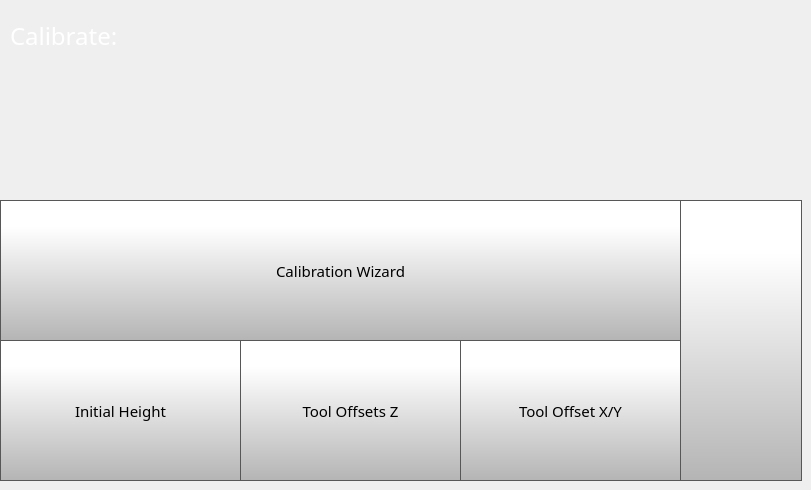
    <widget class="QWidget" name="calibratePage">
     <widget class="QLabel" name="calibrateLabel">
      <property name="geometry">
       <rect>
        <x>10</x>
        <y>20</y>
        <width>231</width>
        <height>31</height>
       </rect>
      </property>
      <property name="font">
       <font>
        <family>Gotham</family>
        <pointsize>18</pointsize>
        <weight>50</weight>
        <bold>false</bold>
       </font>
      </property>
      <property name="styleSheet">
       <string notr="true">color: rgb(255, 255, 255);</string>
      </property>
      <property name="text">
       <string>Calibrate:</string>
      </property>
     </widget>
     <widget class="QPushButton" name="calibrateBackButton">
      <property name="geometry">
       <rect>
        <x>680</x>
        <y>200</y>
        <width>122</width>
        <height>281</height>
       </rect>
      </property>
      <property name="minimumSize">
       <size>
        <width>0</width>
        <height>0</height>
       </size>
      </property>
      <property name="font">
       <font>
        <family>Gotham Light</family>
        <pointsize>9</pointsize>
       </font>
      </property>
      <property name="styleSheet">
       <string notr="true">QPushButton {
     border: 1px solid rgb(87, 87, 87);
	background-color: qlineargradient(spread:pad, x1:0, y1:1, x2:0, y2:0.188, stop:0 rgba(180, 180, 180, 255), stop:1 rgba(255, 255, 255, 255));


}

QPushButton:pressed {
    background-color: qlineargradient(x1: 0, y1: 0, x2: 0, y2: 1,
                                      stop: 0 #dadbde, stop: 1 #f6f7fa);
}

QPushButton:flat {
    border: none; /* no border for a flat push button */
}

QPushButton:default {
    border-color: navy; /* make the default button prominent */
}</string>
      </property>
      <property name="text">
       <string/>
      </property>
      <property name="icon">
       <iconset>
        <normaloff>templates/img/arrows-4.png</normaloff>templates/img/arrows-4.png</iconset>
      </property>
      <property name="iconSize">
       <size>
        <width>50</width>
        <height>50</height>
       </size>
      </property>
      <property name="checkable">
       <bool>false</bool>
      </property>
      <property name="autoDefault">
       <bool>false</bool>
      </property>
      <property name="default">
       <bool>false</bool>
      </property>
      <property name="flat">
       <bool>false</bool>
      </property>
     </widget>
     <widget class="QToolButton" name="calibrationWizardButton">
      <property name="geometry">
       <rect>
        <x>0</x>
        <y>200</y>
        <width>681</width>
        <height>141</height>
       </rect>
      </property>
      <property name="font">
       <font>
        <family>Gotham</family>
        <pointsize>11</pointsize>
       </font>
      </property>
      <property name="styleSheet">
       <string notr="true">QToolButton {
     border: 1px solid rgb(87, 87, 87);
	background-color: qlineargradient(spread:pad, x1:0, y1:1, x2:0, y2:0.188, stop:0 rgba(180, 180, 180, 255), stop:1 rgba(255, 255, 255, 255));


}

QToolButton:pressed {
    background-color: qlineargradient(x1: 0, y1: 0, x2: 0, y2: 1,
                                      stop: 0 #dadbde, stop: 1 #f6f7fa);
}

QToolButton:flat {
    border: none; /* no border for a flat push button */
}

QToolButton:default {
    border-color: navy; /* make the default button prominent */
}

QToolButton:focus {
	outline: none;
}</string>
      </property>
      <property name="text">
       <string>Calibration Wizard</string>
      </property>
      <property name="icon">
       <iconset>
        <normaloff>templates/img/magic-wand.png</normaloff>templates/img/magic-wand.png</iconset>
      </property>
      <property name="iconSize">
       <size>
        <width>60</width>
        <height>60</height>
       </size>
      </property>
      <property name="toolButtonStyle">
       <enum>Qt::ToolButtonTextUnderIcon</enum>
      </property>
     </widget>
     <widget class="QToolButton" name="toolOffsetXYButton">
      <property name="geometry">
       <rect>
        <x>460</x>
        <y>340</y>
        <width>221</width>
        <height>141</height>
       </rect>
      </property>
      <property name="font">
       <font>
        <family>Gotham</family>
        <pointsize>11</pointsize>
       </font>
      </property>
      <property name="styleSheet">
       <string notr="true">QToolButton {

     border: 1px solid rgb(87, 87, 87);
	background-color: qlineargradient(spread:pad, x1:0, y1:1, x2:0, y2:0.188, stop:0 rgba(180, 180, 180, 255), stop:1 rgba(255, 255, 255, 255));



}

QToolButton:pressed {
    background-color: qlineargradient(x1: 0, y1: 0, x2: 0, y2: 1,
                                      stop: 0 #dadbde, stop: 1 #f6f7fa);
}

QToolButton:flat {
    border: none; /* no border for a flat push button */
}

QToolButton:default {
    border-color: navy; /* make the default button prominent */
}

QToolButton:focus {
	outline: none;
}</string>
      </property>
      <property name="text">
       <string>Tool Offset X/Y</string>
      </property>
      <property name="icon">
       <iconset>
        <normaloff>templates/img/Tool Offset Icon.png</normaloff>templates/img/Tool Offset Icon.png</iconset>
      </property>
      <property name="iconSize">
       <size>
        <width>70</width>
        <height>70</height>
       </size>
      </property>
      <property name="toolButtonStyle">
       <enum>Qt::ToolButtonTextUnderIcon</enum>
      </property>
     </widget>
     <widget class="QToolButton" name="nozzleOffsetButton">
      <property name="geometry">
       <rect>
        <x>0</x>
        <y>340</y>
        <width>241</width>
        <height>141</height>
       </rect>
      </property>
      <property name="font">
       <font>
        <family>Gotham</family>
        <pointsize>11</pointsize>
       </font>
      </property>
      <property name="styleSheet">
       <string notr="true">QToolButton {

     border: 1px solid rgb(87, 87, 87);
	background-color: qlineargradient(spread:pad, x1:0, y1:1, x2:0, y2:0.188, stop:0 rgba(180, 180, 180, 255), stop:1 rgba(255, 255, 255, 255));



}

QToolButton:pressed {
    background-color: qlineargradient(x1: 0, y1: 0, x2: 0, y2: 1,
                                      stop: 0 #dadbde, stop: 1 #f6f7fa);
}

QToolButton:flat {
    border: none; /* no border for a flat push button */
}

QToolButton:default {
    border-color: navy; /* make the default button prominent */
}

QToolButton:focus {
	outline: none;
}</string>
      </property>
      <property name="text">
       <string>Initial Height</string>
      </property>
      <property name="icon">
       <iconset>
        <normaloff>templates/img/Nozzle Offset Icon.png</normaloff>templates/img/Nozzle Offset Icon.png</iconset>
      </property>
      <property name="iconSize">
       <size>
        <width>70</width>
        <height>70</height>
       </size>
      </property>
      <property name="toolButtonStyle">
       <enum>Qt::ToolButtonTextUnderIcon</enum>
      </property>
     </widget>
     <widget class="QToolButton" name="toolOffsetZButton">
      <property name="geometry">
       <rect>
        <x>240</x>
        <y>340</y>
        <width>221</width>
        <height>141</height>
       </rect>
      </property>
      <property name="font">
       <font>
        <family>Gotham</family>
        <pointsize>11</pointsize>
       </font>
      </property>
      <property name="styleSheet">
       <string notr="true">QToolButton {

     border: 1px solid rgb(87, 87, 87);
	background-color: qlineargradient(spread:pad, x1:0, y1:1, x2:0, y2:0.188, stop:0 rgba(180, 180, 180, 255), stop:1 rgba(255, 255, 255, 255));



}

QToolButton:pressed {
    background-color: qlineargradient(x1: 0, y1: 0, x2: 0, y2: 1,
                                      stop: 0 #dadbde, stop: 1 #f6f7fa);
}

QToolButton:flat {
    border: none; /* no border for a flat push button */
}

QToolButton:default {
    border-color: navy; /* make the default button prominent */
}

QToolButton:focus {
	outline: none;
}</string>
      </property>
      <property name="text">
       <string>Tool Offsets Z</string>
      </property>
      <property name="icon">
       <iconset>
        <normaloff>templates/img/Tool Z Offset Icon.png</normaloff>templates/img/Tool Z Offset Icon.png</iconset>
      </property>
      <property name="iconSize">
       <size>
        <width>70</width>
        <height>70</height>
       </size>
      </property>
      <property name="toolButtonStyle">
       <enum>Qt::ToolButtonTextUnderIcon</enum>
      </property>
     </widget>
    </widget>
